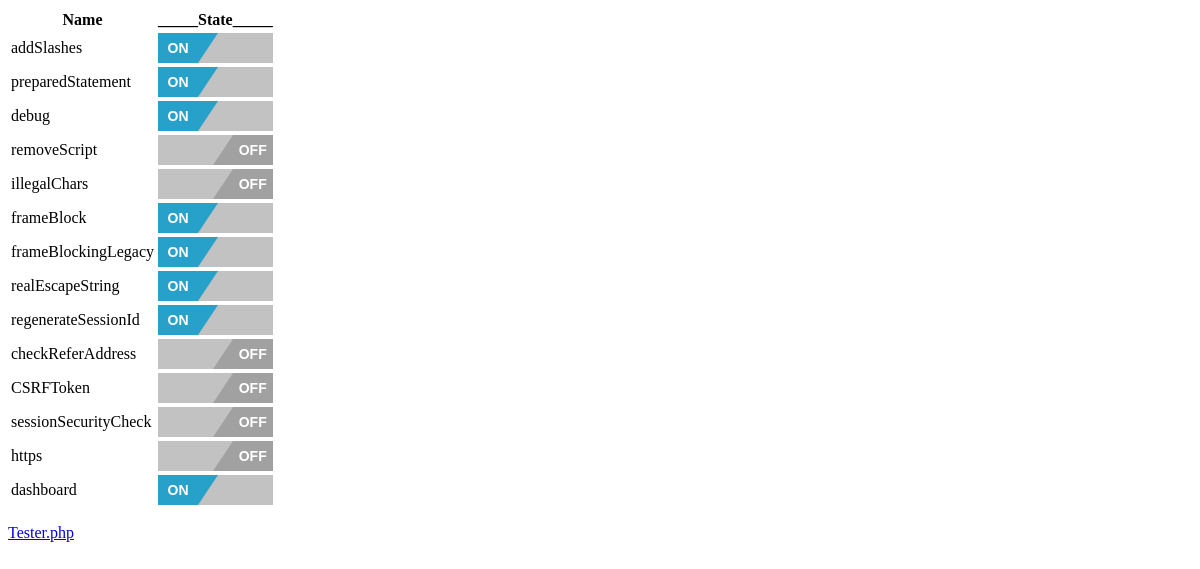
Page /Dashboard/dash.php on the committed database.
### tables this page shows
CREATE TABLE `code` (
  `idcode` int(11) NOT NULL AUTO_INCREMENT,
  `name` varchar(45) DEFAULT NULL,
  `state` int(1) DEFAULT '0',
  `offCode` longblob NOT NULL,
  `onCode` longblob NOT NULL,
  `enabledSeverity` float DEFAULT '0',
  `disabledSeverity` float DEFAULT '1',
  PRIMARY KEY (`idcode`)
);

### Dashboard/dash.php (the view, shortened to what this page needs)
<html>
  <head>
    <link type="text/css" rel="stylesheet" href="onoffswitch.css" />
  </head>
  <body>
<?php
  $mysqli = new mysqli( 'localhost', 'dos4', 'Password123', 'FYP' );
  $sql = "SELECT * FROM code;";
  $result = $mysqli->query($sql);
  echo '<form id="dashboard" action="'.$_SERVER['PHP_SELF'].'" method="get" >';
  echo "<table>";
  echo "<tr><th>Name</th><th>_____State_____</th></tr>";
  while ($data = $result->fetch_assoc()){
    echo "<tr><td>".$data['name']."</td>";
    echo '<td><input type="checkbox" name="enable[]" onclick="'."document.getElementById('dashboard').submit();".'" class="onoffswitch-checkbox" id="'.$data['name'].'" ' . ($data['state'] == 0 ? '':'checked="checked"' ) .' value="'.$data['name'].'" />';
    echo '<label class="onoffswitch-label" for="'.$data['name'].'" >';
    echo '<div class="onoffswitch-inner">
            <div class="onoffswitch-active"><div class="onoffswitch-switch">ON</div></div>
            <div class="onoffswitch-inactive"><div class="onoffswitch-switch">OFF</div></div>
        </div>';
    echo '</td>';
    echo "</tr>";
  }
  echo "</table>";
  echo "<p><a href=\"https://localhost/FYP/Prototype2/tester.php\">Tester.php</a></p>";
?>
</body>
</html>

### Dashboard/onoffswitch.css (style rules this page uses)
.onoffswitch-label { display: block; overflow: hidden; cursor: pointer; border: 0px solid #999999; border-radius: 0px; }
.onoffswitch-inner { width: 200%; margin-left: -100%; -moz-transition: margin 0.3s ease-in 0s; -webkit-transition: margin 0.3s ease-in 0s; -o-transition: margin 0.3s ease-in 0s; transition: margin 0.3s ease-in 0s; }
.onoffswitch-inner > div { float: left; position: relative; width: 50%; height: 30px; padding: 0; line-height: 30px; font-size: 14px; color: white; font-family: Trebuchet, Arial, sans-serif; font-weight: bold; -moz-box-sizing: border-box; -webkit-box-sizing: border-box; box-sizing: border-box; }
.onoffswitch-inner .onoffswitch-active { padding-left: 15px; background-color: #C2C2C2; color: #FFFFFF; }
.onoffswitch-inner .onoffswitch-inactive { padding-right: 15px; background-color: #C2C2C2; color: #FFFFFF; text-align: right; }
.onoffswitch-switch { width: 40px; margin: 0px; text-align: center; border: 0px solid #999999;border-radius: 0px; position: absolute; top: 0; bottom: 0; }
.onoffswitch-active .onoffswitch-switch { background: #27A1CA; left: 0; }
.onoffswitch-inactive .onoffswitch-switch { background: #A1A1A1; right: 0; }
.onoffswitch-active .onoffswitch-switch:before { content: " "; position: absolute; top: 0; left: 40px; border-style: solid; border-color: #27A1CA transparent transparent #27A1CA; border-width: 15px 10px; }
.onoffswitch-inactive .onoffswitch-switch:before { content: " "; position: absolute; top: 0; right: 40px; border-style: solid; border-color: transparent #A1A1A1 #A1A1A1 transparent; border-width: 15px 10px; }
.onoffswitch-checkbox:checked + .onoffswitch-label .onoffswitch-inner { margin-left: 0; }

### rows in the picture
code: name "addSlashes"
code: name "preparedStatement"
code: name "debug"
code: name "removeScript"
code: name "illegalChars"
code: name "frameBlock"
code: name "frameBlockingLegacy"
code: name "realEscapeString"
code: name "regenerateSessionId"
code: name "checkReferAddress"
code: name "CSRFToken"
code: name "sessionSecurityCheck"
code: name "https"
code: name "dashboard"
